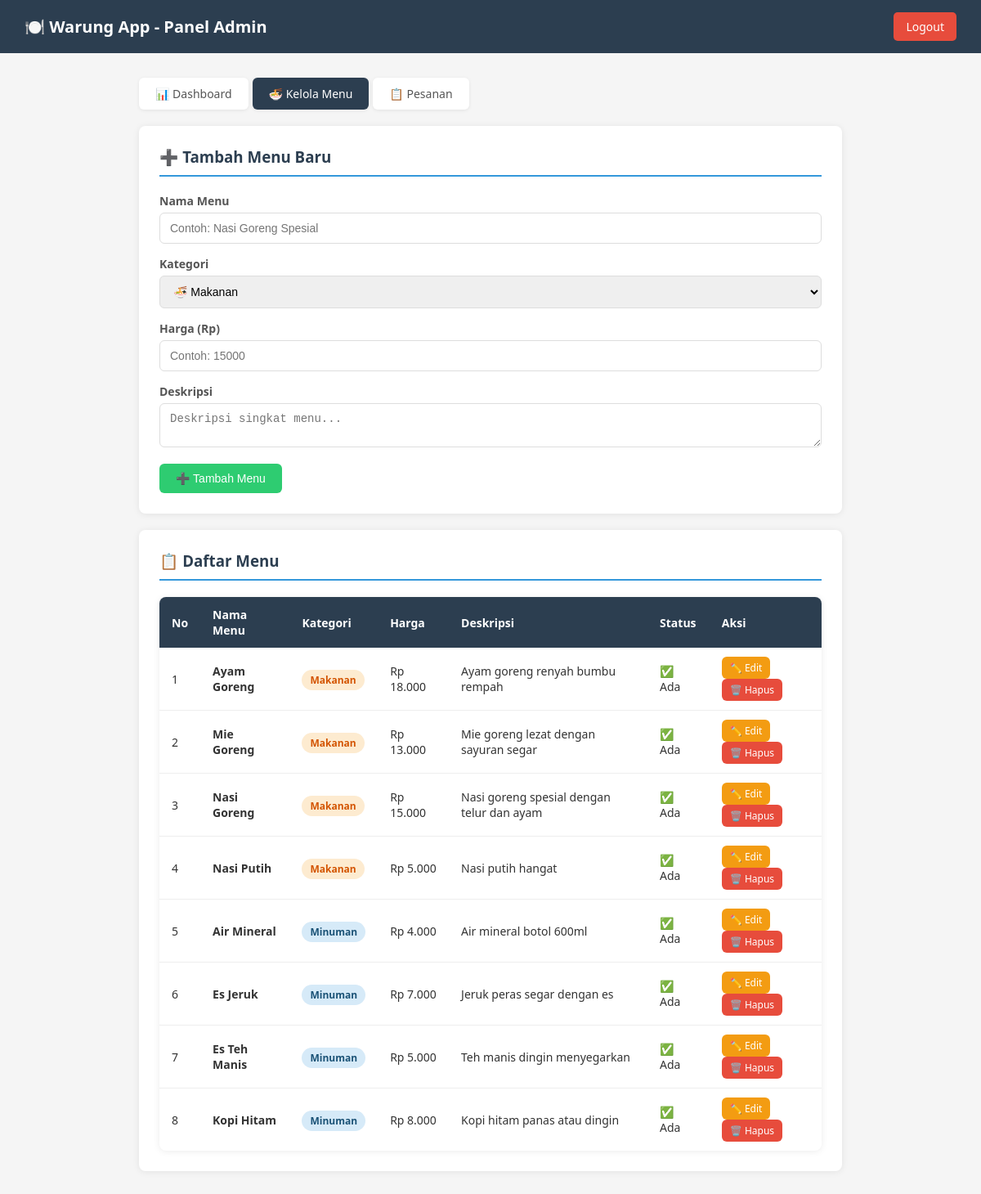
The app's page /admin/menu.php (signed in) with its own data.
### tables this page shows
CREATE TABLE menu (
    id INT AUTO_INCREMENT PRIMARY KEY,
    nama_menu VARCHAR(100) NOT NULL,
    kategori ENUM('makanan', 'minuman') NOT NULL,
    harga DECIMAL(10,2) NOT NULL,
    deskripsi TEXT,
    tersedia TINYINT(1) DEFAULT 1,
    created_at TIMESTAMP DEFAULT CURRENT_TIMESTAMP
);

### admin/menu.php (the view, shortened to what this page needs)
<?php
require_once '../config.php';
$edit_data = null;
$semua_menu = mysqli_query($conn, "SELECT * FROM menu ORDER BY kategori, nama_menu");
?>
<!DOCTYPE html>
<html lang="id">
<head>
    <link rel="stylesheet" href="../assets/css/style.css">
</head>
<body>
<div class="navbar">
    <h1>🍽️ Warung App - Panel Admin</h1>
    <a href="../logout.php">Logout</a>
</div>
<div class="container">
    <div class="tab-nav">
        <a href="dashboard.php">📊 Dashboard</a>
        <a href="menu.php" class="active">🍜 Kelola Menu</a>
        <a href="pesanan.php">📋 Pesanan</a>
    </div>
    <div class="card">
        <h3><?= $edit_data ? '✏️ Edit Menu' : '➕ Tambah Menu Baru' ?></h3>
        <form method="POST">
            <div class="form-group">
                <label>Nama Menu</label>
                <input type="text" name="nama_menu"
                       value="<?= $edit_data ? $edit_data['nama_menu'] : '' ?>"
                       placeholder="Contoh: Nasi Goreng Spesial" required>
            </div>
            <div class="form-group">
                <label>Kategori</label>
                <select name="kategori" required>
                    <option value="makanan" <?= ($edit_data && $edit_data['kategori']=='makanan') ? 'selected' : '' ?>>🍜 Makanan</option>
                </select>
            </div>
            <div class="form-group">
                <label>Harga (Rp)</label>
                <input type="number" name="harga"
                       value="<?= $edit_data ? $edit_data['harga'] : '' ?>"
                       placeholder="Contoh: 15000" required>
            </div>
            <div class="form-group">
                <label>Deskripsi</label>
                <textarea name="deskripsi" rows="2" placeholder="Deskripsi singkat menu..."><?= $edit_data ? $edit_data['deskripsi'] : '' ?></textarea>
            </div>
            <?php if ($edit_data): ?>
                <div class="form-group">
                    <label>
                        <input type="checkbox" name="tersedia" <?= $edit_data['tersedia'] ? 'checked' : '' ?>>
                        Menu Tersedia
                    </label>
                </div>
                <button type="submit" name="update" class="btn btn-warning">💾 Simpan Perubahan</button>
                <a href="menu.php" class="btn btn-danger">✖ Batal</a>
            <?php else: ?>
                <button type="submit" name="tambah" class="btn btn-success">➕ Tambah Menu</button>
            <?php endif; ?>
        </form>
    </div>
    <div class="card">
        <h3>📋 Daftar Menu</h3>
        <table>
            <thead>
                <tr>
                    <th>No</th>
                    <th>Nama Menu</th>
                    <th>Kategori</th>
                    <th>Harga</th>
                    <th>Deskripsi</th>
                    <th>Status</th>
                    <th>Aksi</th>
                </tr>
            </thead>
            <tbody>
                <?php
                $no = 1;
                while ($menu = mysqli_fetch_assoc($semua_menu)):
                ?>
                <tr>
                    <td><?= $no++ ?></td>
                    <td><b><?= $menu['nama_menu'] ?></b></td>
                    <td><span class="badge badge-<?= $menu['kategori'] ?>"><?= ucfirst($menu['kategori']) ?></span></td>
                    <td>Rp <?= number_format($menu['harga'], 0, ',', '.') ?></td>
                    <td><?= $menu['deskripsi'] ?: '-' ?></td>
                    <td><?= $menu['tersedia'] ? '✅ Ada' : '❌ Habis' ?></td>
                    <td>
                        <a href="menu.php?edit=<?= $menu['id'] ?>" class="btn btn-warning" style="padding:5px 10px; font-size:12px;">✏️ Edit</a>
                        <a href="menu.php?hapus=<?= $menu['id'] ?>"
                           class="btn btn-danger"
                           style="padding:5px 10px; font-size:12px;"
                           onclick="return confirm('Yakin mau hapus menu ini?')">🗑️ Hapus</a>
                    </td>
                </tr>
                <?php endwhile; ?>
            </tbody>
        </table>
    </div>
</div>
</body>
</html>

### assets/css/style.css (style rules this page uses)
* { margin: 0; padding: 0; box-sizing: border-box; }
body { font-family: 'Segoe UI', Tahoma, Geneva, Verdana, sans-serif; background-color: #f5f5f5; color: #333; }
.navbar { background-color: #2c3e50; color: white; padding: 15px 30px; display: flex; justify-content: space-between; align-items: center; }
.navbar h1 { font-size: 20px; }
.navbar a { color: white; text-decoration: none; background: #e74c3c; padding: 8px 15px; border-radius: 5px; font-size: 14px; }
.container { max-width: 900px; margin: 30px auto; padding: 0 20px; }
.form-group { margin-bottom: 15px; text-align: left; }
.form-group label { display: block; margin-bottom: 5px; font-weight: 600; font-size: 14px; color: #555; }
.form-group input, .form-group select, .form-group textarea { width: 100%; padding: 10px 12px; border: 1px solid #ddd; border-radius: 6px; font-size: 14px; outline: none; transition: border 0.2s; }
.btn { padding: 10px 20px; border: none; border-radius: 6px; cursor: pointer; font-size: 14px; text-decoration: none; display: inline-block; transition: opacity 0.2s; }
.btn-success { background: #2ecc71; color: white; }
.btn-danger { background: #e74c3c; color: white; }
.btn-warning { background: #f39c12; color: white; }
table { width: 100%; border-collapse: collapse; background: white; border-radius: 8px; overflow: hidden; box-shadow: 0 1px 8px rgba(0,0,0,0.08); }
table th { background: #2c3e50; color: white; padding: 12px 15px; text-align: left; font-size: 14px; }
table td { padding: 11px 15px; border-bottom: 1px solid #eee; font-size: 14px; }
table tr:last-child td { border-bottom: none; }
.card { background: white; border-radius: 8px; padding: 25px; box-shadow: 0 1px 8px rgba(0,0,0,0.08); margin-bottom: 20px; }
.card h3 { margin-bottom: 20px; color: #2c3e50; border-bottom: 2px solid #3498db; padding-bottom: 10px; }
.badge { padding: 4px 10px; border-radius: 20px; font-size: 12px; font-weight: bold; }
.badge-makanan { background: #fdebd0; color: #d35400; }
.badge-minuman { background: #d6eaf8; color: #1a5276; }
.tab-nav { display: flex; gap: 5px; margin-bottom: 20px; }
.tab-nav a { padding: 10px 20px; background: white; border-radius: 6px; text-decoration: none; color: #555; font-size: 14px; box-shadow: 0 1px 4px rgba(0,0,0,0.08); }
.tab-nav a.active { background: #2c3e50; color: white; }

### records on screen
menu: nama_menu "Ayam Goreng", kategori "Makanan", harga "18.000", deskripsi "Ayam goreng renyah bumbu rempah", tersedia "✅ Ada"
menu: nama_menu "Mie Goreng", kategori "Makanan", harga "13.000", deskripsi "Mie goreng lezat dengan sayuran segar", tersedia "✅ Ada"
menu: nama_menu "Nasi Goreng", kategori "Makanan", harga "15.000", deskripsi "Nasi goreng spesial dengan telur dan ayam", tersedia "✅ Ada"
menu: nama_menu "Nasi Putih", kategori "Makanan", harga "5.000", deskripsi "Nasi putih hangat", tersedia "✅ Ada"
menu: nama_menu "Air Mineral", kategori "Minuman", harga "4.000", deskripsi "Air mineral botol 600ml", tersedia "✅ Ada"
menu: nama_menu "Es Jeruk", kategori "Minuman", harga "7.000", deskripsi "Jeruk peras segar dengan es", tersedia "✅ Ada"
menu: nama_menu "Es Teh Manis", kategori "Minuman", harga "5.000", deskripsi "Teh manis dingin menyegarkan", tersedia "✅ Ada"
menu: nama_menu "Kopi Hitam", kategori "Minuman", harga "8.000", deskripsi "Kopi hitam panas atau dingin", tersedia "✅ Ada"
